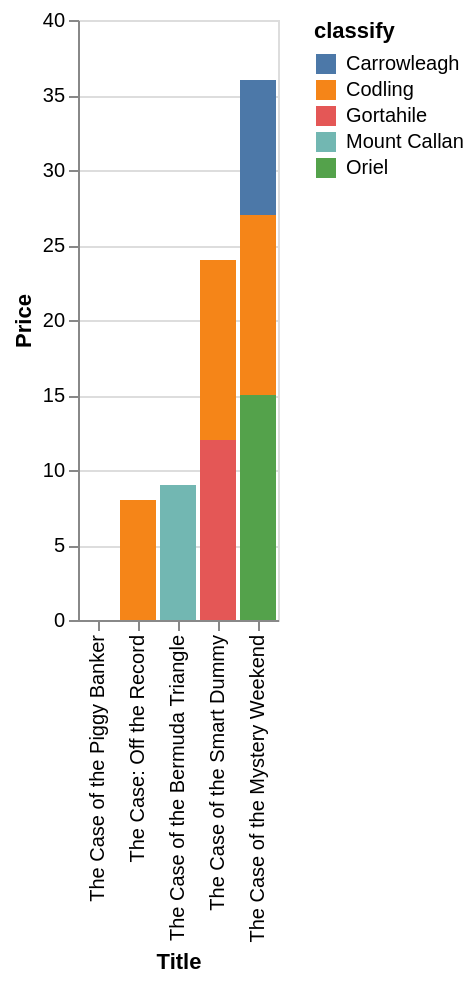

Specify this chart in Vega-Lite:
### Vega-Lite specification from a JSON file in a GitHub repository (floating-point values rounded to 4 significant figures)
{"data": {"values": [{"x_data": "The Case: Off the Record", "y_data": 0, "classify": "Carrowleagh"}, {"x_data": "The Case of the Bermuda Triangle", "y_data": 0, "classify": "Carrowleagh"}, {"x_data": "The Case of the Piggy Banker", "y_data": 0, "classify": "Carrowleagh"}, {"x_data": "The Case of the Smart Dummy", "y_data": 0, "classify": "Carrowleagh"}, {"x_data": "The Case of the Mystery Weekend", "y_data": 9, "classify": "Carrowleagh"}, {"x_data": "The Case: Off the Record", "y_data": 8, "classify": "Codling"}, {"x_data": "The Case of the Bermuda Triangle", "y_data": 0, "classify": "Codling"}, {"x_data": "The Case of the Piggy Banker", "y_data": 0, "classify": "Codling"}, {"x_data": "The Case of the Smart Dummy", "y_data": 12, "classify": "Codling"}, {"x_data": "The Case of the Mystery Weekend", "y_data": 12, "classify": "Codling"}, {"x_data": "The Case: Off the Record", "y_data": 0, "classify": "Gortahile"}, {"x_data": "The Case of the Bermuda Triangle", "y_data": 0, "classify": "Gortahile"}, {"x_data": "The Case of the Piggy Banker", "y_data": 0, "classify": "Gortahile"}, {"x_data": "The Case of the Smart Dummy", "y_data": 12, "classify": "Gortahile"}, {"x_data": "The Case of the Mystery Weekend", "y_data": 0, "classify": "Gortahile"}, {"x_data": "The Case: Off the Record", "y_data": 0, "classify": "Mount Callan"}, {"x_data": "The Case of the Bermuda Triangle", "y_data": 9, "classify": "Mount Callan"}, {"x_data": "The Case of the Piggy Banker", "y_data": 0, "classify": "Mount Callan"}, {"x_data": "The Case of the Smart Dummy", "y_data": 0, "classify": "Mount Callan"}, {"x_data": "The Case of the Mystery Weekend", "y_data": 0, "classify": "Mount Callan"}, {"x_data": "The Case: Off the Record", "y_data": 0, "classify": "Oriel"}, {"x_data": "The Case of the Bermuda Triangle", "y_data": 0, "classify": "Oriel"}, {"x_data": "The Case of the Piggy Banker", "y_data": 0, "classify": "Oriel"}, {"x_data": "The Case of the Smart Dummy", "y_data": 0, "classify": "Oriel"}, {"x_data": "The Case of the Mystery Weekend", "y_data": 15, "classify": "Oriel"}]}, "mark": "bar", "encoding": {"x": {"field": "x_data", "type": "nominal", "title": "Title", "sort": {"op": "sum", "field": "y_data", "order": "ascending"}}, "y": {"field": "y_data", "type": "quantitative", "title": "Price"}, "color": {"field": "classify"}}}
